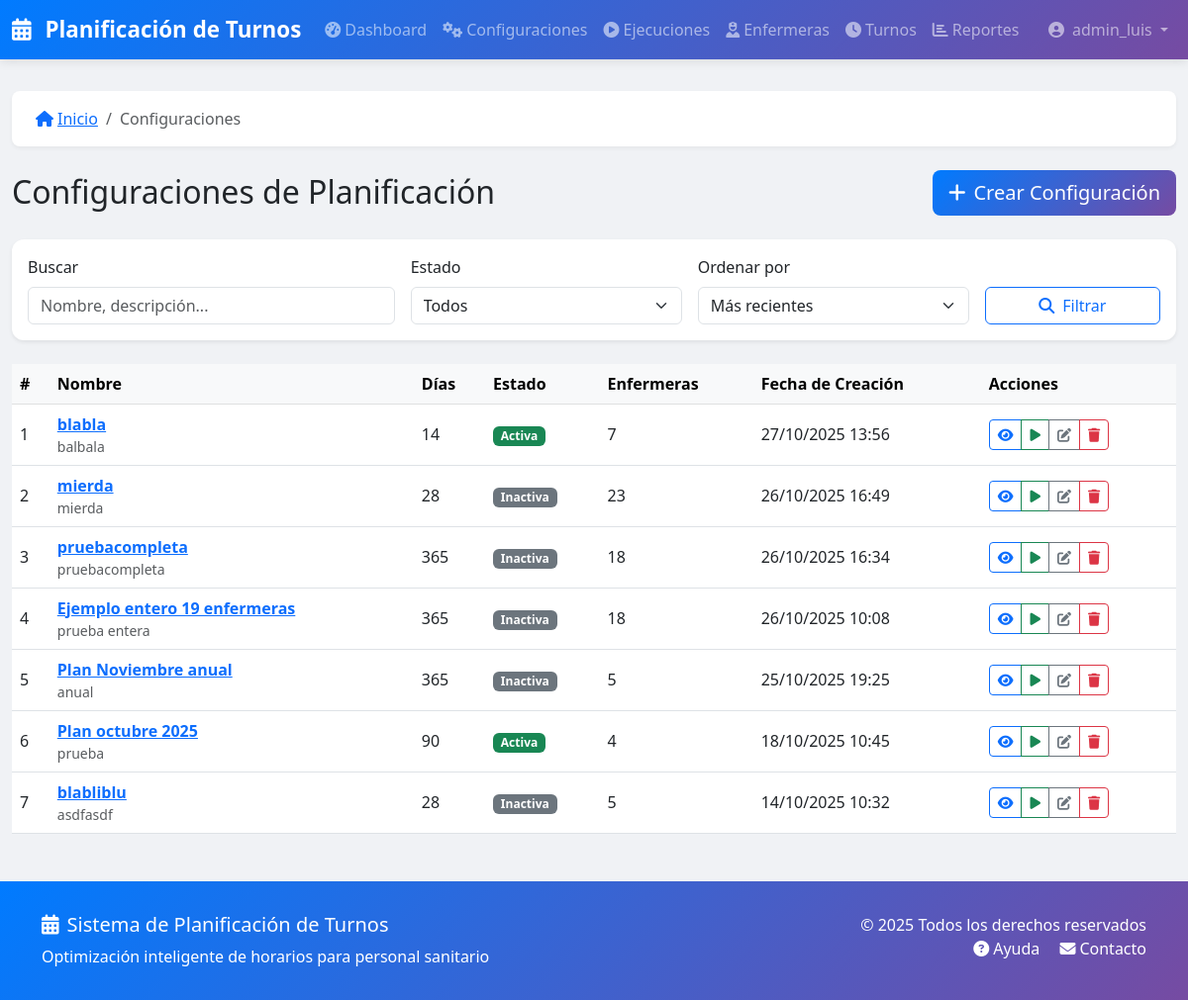
Page /configuraciones/ (signed in) on the committed database.
### turnos/models.py (models this page shows, shortened)
class ConfiguracionPlanificacion(models.Model):
    workspace = models.ForeignKey(
        Workspace,
        on_delete=models.CASCADE,
        related_name='configuraciones',
        null=True,
        blank=True
    )
    nombre = models.CharField(_('Nombre'), max_length=200)
    descripcion = models.TextField(_('Descripción'), blank=True)
    activa = models.BooleanField(_('Activa'), default=True)
    num_dias = models.IntegerField(
        _('Número de días'),
        validators=[MinValueValidator(7), MaxValueValidator(365)]
    )
    fecha_inicio = models.DateField(_('Fecha de inicio'))
    enfermeras = models.ManyToManyField(Enfermera, verbose_name=_('Enfermeras'))
    turnos = models.ManyToManyField(TipoTurno, verbose_name=_('Turnos'))
    turnos_por_dia = models.ManyToManyField(TipoTurno, verbose_name=_('Turnos por día'),
                                            related_name='config_turnos_por_dia', blank=True)
    demanda_por_turno = models.JSONField(
        _('Demanda por turno'),
        default=dict,
        blank=True
    )
    restricciones_duras = models.JSONField(
        _('Restricciones duras'),
        default=list,
        blank=True,
        null=True
    )
    restricciones_blandas = models.JSONField(
        _('Restricciones blandas'),
        default=list,
        blank=True,
        null=True
    )
    patrones_turnos_json = models.JSONField(
        _('Patrones de turnos (JSON)'),
        default=list,
        blank=True,
        help_text="Patrones configurados dinámicamente desde el formulario"
    )
    patrones_turnos = models.ManyToManyField(
        PatronTurnos,
        blank=True,
        related_name='configuraciones',
        help_text="Patrones predefinidos en la base de datos (legacy)"
    )
    num_trabajadores = models.IntegerField(
        _('Número de trabajadores paralelos'),
        default=4,
        validators=[MinValueValidator(1), MaxValueValidator(8)]
    )
    tiempo_maximo_segundos = models.IntegerField(
        _('Tiempo máximo en segundos'),
        default=60,
        validators=[MinValueValidator(10), MaxValueValidator(600)]
    )
    seed = models.IntegerField(_('Semilla aleatoria'), null=True, blank=True)
    creado_por = models.ForeignKey(User, on_delete=models.SET_NULL, null=True, verbose_name=_('Creado por'))
    fecha_creacion = models.DateTimeField(_('Fecha de creación'), auto_now_add=True, editable=False)
    fecha_modificacion = models.DateTimeField(_('Fecha de modificación'), auto_now=True, editable=False)
    class Meta:
        verbose_name = _('Configuración de Planificación')
        verbose_name_plural = _('Configuraciones de Planificación')
        ordering = ['-fecha_inicio']

### turnos/views.py (the view)
# urls.py: path('configuraciones/', views.ConfiguracionListView.as_view(), name='config_lista'),
class ConfiguracionListView(LoginRequiredMixin, SearchMixin, FilterMixin, PaginationMixin, ListView):
    model = ConfiguracionPlanificacion
    template_name = 'turnos/configuration_list.html'
    context_object_name = 'configuraciones'
    paginate_by = 12
    search_fields = ['nombre', 'descripcion']
    filter_fields = {
        'estado': 'activa',
    }
    def get_queryset(self):
        queryset = super().get_queryset()
        queryset = queryset.select_related('creado_por').prefetch_related('enfermeras', 'turnos')
        estado = self.request.GET.get('estado')
        if estado == 'activa':
            queryset = queryset.filter(activa=True)
        elif estado == 'inactiva':
            queryset = queryset.filter(activa=False)
        orden = self.request.GET.get('orden', '-fecha_creacion')
        queryset = queryset.order_by(orden)
        return queryset

### turnos/mixins.py (called while the page is built)
    def get_paginate_by(self, queryset):
        per_page = self.request.GET.get('per_page')
        if per_page and per_page.isdigit():
            return min(int(per_page), 100)  # Máximo 100
        return self.paginate_by

    def get_queryset(self):
        queryset = super().get_queryset()
        search_query = self.request.GET.get(self.search_param)
        if search_query and self.search_fields:
            from django.db.models import Q
            q_objects = Q()
            for field in self.search_fields:
                q_objects |= Q(**{f'{field}__icontains': search_query})
            queryset = queryset.filter(q_objects)
        return queryset

    def get_queryset(self):
        queryset = super().get_queryset()
        for param, field in self.filter_fields.items():
            value = self.request.GET.get(param)
            if value:
                queryset = queryset.filter(**{field: value})
        return queryset

### turnos/templatetags/turnos_extras.py (called while the page is built)
@register.filter
def activo_badge(value):
    if value:
        return mark_safe('<span class="badge bg-success">Activa</span>')
    return mark_safe('<span class="badge bg-secondary">Inactiva</span>')

### turnos/templates/turnos/configuration_list.html (shortened to what this page needs)
{% extends 'base.html' %}
{% load static %}
{% load i18n %}
{% load turnos_extras %}
{% block breadcrumb_items %}
    <li class="breadcrumb-item active">{% trans "Configuraciones" %}</li>
{% endblock %}
{% block content %}
<div class="d-flex justify-content-between align-items-center mb-4">
    <h2 class="mb-0">{% trans "Configuraciones de Planificación" %}</h2>
    <a href="{% url 'turnos:config_wizard' %}" class="btn btn-primary btn-lg">
        <i class="fas fa-plus me-2"></i>{% trans "Crear Configuración" %}
    </a>
</div>
<div class="card shadow-sm mb-4">
    <div class="card-body">
        <form method="get" action="" class="row g-3 align-items-end">
            <div class="col-md-4">
                <label for="buscar" class="form-label">{% trans "Buscar" %}</label>
                <input type="text" id="buscar" name="q" class="form-control" value="{{ request.GET.q|default:'' }}" placeholder="{% trans 'Nombre, descripción...' %}">
            </div>
            <div class="col-md-3">
                <label for="filtro_estado" class="form-label">{% trans "Estado" %}</label>
                <select name="estado" id="filtro_estado" class="form-select">
                    <option value="">{% trans "Todos" %}</option>
                </select>
            </div>
            <div class="col-md-3">
                <label for="orden" class="form-label">{% trans "Ordenar por" %}</label>
                <select name="orden" id="orden" class="form-select">
                    <option value="-fecha_creacion" {% if request.GET.orden == "-fecha_creacion" %}selected{% endif %}>{% trans "Más recientes" %}</option>
                </select>
            </div>
            <div class="col-md-2 d-grid">
                <button type="submit" class="btn btn-outline-primary">
                    <i class="fas fa-search me-2"></i>{% trans "Filtrar" %}
                </button>
            </div>
        </form>
    </div>
</div>
{% if configuraciones %}
<div class="table-responsive">
    <table class="table table-hover align-middle">
        <thead class="table-light">
            <tr>
                <th>#</th>
                <th>{% trans "Nombre" %}</th>
                <th>{% trans "Días" %}</th>
                <th>{% trans "Estado" %}</th>
                <th>{% trans "Enfermeras" %}</th>
                <th>{% trans "Fecha de Creación" %}</th>
                <th>{% trans "Acciones" %}</th>
            </tr>
        </thead>
        <tbody>
            {% for config in configuraciones %}
            <tr>
                <td>{{ forloop.counter }}</td>
                <td>
                    <a href="{% url 'turnos:config_detalle' config.id %}" class="fw-bold">
                        {{ config.nombre }}
                    </a>
                    <div class="text-muted small">{{ config.descripcion|truncatechars:60 }}</div>
                </td>
                <td>{{ config.num_dias }}</td>
                <td>{{ config.activa|activo_badge }}</td>
                <td>{{ config.enfermeras.count }}</td>
                <td>{{ config.fecha_creacion|date:"d/m/Y H:i" }}</td>
                <td>
                    <div class="btn-group btn-group-sm">
                        <a href="{% url 'turnos:config_detalle' config.id %}" class="btn btn-outline-primary" title="{% trans 'Ver detalle' %}">
                            <i class="fas fa-eye"></i>
                        </a>
                        <a href="{% url 'turnos:ejecutar_planificacion' config.id %}" class="btn btn-outline-success" title="{% trans 'Ejecutar' %}">
                            <i class="fas fa-play"></i>
                        </a>
                        <a href="{% url 'turnos:config_editar' config.id %}" class="btn btn-outline-secondary" title="{% trans 'Editar' %}">
                            <i class="fas fa-edit"></i>
                        </a>
                        <a href="{% url 'turnos:config_eliminar' config.id %}" class="btn btn-outline-danger" title="{% trans 'Eliminar' %}">
                            <i class="fas fa-trash"></i>
                        </a>
                    </div>
                </td>
            </tr>
            {% endfor %}
        </tbody>
    </table>
</div>
{% endif %}
{% endblock %}

### turnos/templates/base.html (shortened to what this page needs)
{% load static %}
{% load i18n %}
<!DOCTYPE html>
<html lang="es">
<head>
    <link href="https://cdn.jsdelivr.net/npm/bootstrap@5.3.0/dist/css/bootstrap.min.css" rel="stylesheet">
    <link rel="stylesheet" href="https://cdnjs.cloudflare.com/ajax/libs/font-awesome/6.4.0/css/all.min.css">
</head>
<body>
    <nav class="navbar navbar-expand-lg navbar-dark">
        <div class="container-fluid">
            <a class="navbar-brand" href="{% url 'turnos:dashboard' %}">
                <i class="fas fa-calendar-alt me-2"></i>
                Planificación de Turnos
            </a>
            <div class="collapse navbar-collapse" id="navbarNav">
                <ul class="navbar-nav me-auto">
                    <li class="nav-item">
                        <a class="nav-link" href="{% url 'turnos:dashboard' %}">
                            <i class="fas fa-tachometer-alt me-1"></i>Dashboard
                        </a>
                    </li>
                    <li class="nav-item">
                        <a class="nav-link" href="{% url 'turnos:config_lista' %}">
                            <i class="fas fa-cogs me-1"></i>Configuraciones
                        </a>
                    </li>
                    <li class="nav-item">
                        <a class="nav-link" href="{% url 'turnos:ejecucion_lista' %}">
                            <i class="fas fa-play-circle me-1"></i>Ejecuciones
                        </a>
                    </li>
                    <li class="nav-item">
                        <a class="nav-link" href="{% url 'turnos:enfermera_lista' %}">
                            <i class="fas fa-user-nurse me-1"></i>Enfermeras
                        </a>
                    </li>
                    <li class="nav-item">
                        <a class="nav-link" href="{% url 'turnos:tipo_turno_lista' %}">
                            <i class="fas fa-clock me-1"></i>Turnos
                        </a>
                    </li>
                    <li class="nav-item">
                        <a class="nav-link" href="{% url 'turnos:reportes' %}">
                            <i class="fas fa-chart-bar me-1"></i>Reportes
                        </a>
                    </li>
                </ul>
                <ul class="navbar-nav">
                    {% if user.is_authenticated %}
                    <li class="nav-item dropdown">
                        <a class="nav-link dropdown-toggle" href="#" id="userDropdown" role="button" data-bs-toggle="dropdown">
                            <i class="fas fa-user-circle me-1"></i>
                            {{ user.get_full_name|default:user.username }}
                        </a>
                    </li>
                    {% else %}
                    <li class="nav-item">
                        <a class="nav-link" href="{% url 'accounts:login' %}">
                            <i class="fas fa-sign-in-alt me-1"></i>Iniciar Sesión
                        </a>
                    </li>
                    {% endif %}
                </ul>
            </div>
        </div>
    </nav>
    <main class="main-content">
        <div class="container-fluid">
            {% block breadcrumb %}
            <nav aria-label="breadcrumb">
                <ol class="breadcrumb">
                    <li class="breadcrumb-item">
                        <a href="{% url 'turnos:dashboard' %}">
                            <i class="fas fa-home me-1"></i>Inicio
                        </a>
                    </li>
                    {% block breadcrumb_items %}{% endblock %}
                </ol>
            </nav>
            {% endblock %}
            {% block content %}{% endblock %}
        </div>
    </main>
    <footer>
        <div class="container">
            <div class="row">
                <div class="col-md-6">
                    <h5><i class="fas fa-calendar-alt me-2"></i>Sistema de Planificación de Turnos</h5>
                    <p class="mb-0">Optimización inteligente de horarios para personal sanitario</p>
                </div>
                <div class="col-md-6 text-md-end">
                    <p class="mb-0">&copy; 2025 Todos los derechos reservados</p>
                    <p class="mb-0">
                        <a href="#" class="text-white text-decoration-none me-3">
                            <i class="fas fa-question-circle me-1"></i>Ayuda
                        </a>
                        <a href="#" class="text-white text-decoration-none">
                            <i class="fas fa-envelope me-1"></i>Contacto
                        </a>
                    </p>
                </div>
            </div>
        </div>
    </footer>
    <link rel="stylesheet" href="{% static 'css/custom.css' %}">
</body>
</html>

### turnos/templates/base.html (style rules this page uses)
:root { --primary-color: #667eea; --secondary-color: #764ba2; --success-color: #28a745; --danger-color: #dc3545; --warning-color: #ffc107; --info-color: #17a2b8; --dark-color: #343a40; --light-color: #f8f9fa; }
body { font-family: 'Segoe UI', Tahoma, Geneva, Verdana, sans-serif; background-color: #f0f2f5; min-height: 100vh; display: flex; flex-direction: column; }
.navbar { background: linear-gradient(135deg, var(--primary-color), var(--secondary-color)); box-shadow: 0 2px 10px rgba(0,0,0,0.1); }
.navbar-brand { font-weight: 700; font-size: 1.4rem; }
.main-content { flex: 1; padding: 2rem 0; }
.breadcrumb { background: white; padding: 1rem 1.5rem; border-radius: 8px; box-shadow: 0 2px 4px rgba(0,0,0,0.05); margin-bottom: 1.5rem; }
.card { border: none; border-radius: 12px; box-shadow: 0 2px 8px rgba(0,0,0,0.08); transition: all 0.3s ease; }
.btn-primary { background: linear-gradient(135deg, var(--primary-color), var(--secondary-color)); border: none; transition: all 0.3s ease; }
footer { background: linear-gradient(135deg, var(--primary-color), var(--secondary-color)); color: white; padding: 2rem 0; margin-top: auto; }
.table { background: white; }

### rows in the picture
ConfiguracionPlanificacion: nombre "blabla", descripcion "balbala", num_dias "14", activa|activo_badge "Activa", enfermeras.count "7", fecha_creacion "27/10/2025 13:56"
ConfiguracionPlanificacion: nombre "mierda", descripcion "mierda", num_dias "28", activa|activo_badge "Inactiva", enfermeras.count "23", fecha_creacion "26/10/2025 16:49"
ConfiguracionPlanificacion: nombre "pruebacompleta", descripcion "pruebacompleta", num_dias "365", activa|activo_badge "Inactiva", enfermeras.count "18", fecha_creacion "26/10/2025 16:34"
ConfiguracionPlanificacion: nombre "Ejemplo entero 19 enfermeras", descripcion "prueba entera", num_dias "365", activa|activo_badge "Inactiva", enfermeras.count "18", fecha_creacion "26/10/2025 10:08"
ConfiguracionPlanificacion: nombre "Plan Noviembre anual", descripcion "anual", num_dias "365", activa|activo_badge "Inactiva", enfermeras.count "5", fecha_creacion "25/10/2025 19:25"
ConfiguracionPlanificacion: nombre "Plan octubre 2025", descripcion "prueba", num_dias "90", activa|activo_badge "Activa", enfermeras.count "4", fecha_creacion "18/10/2025 10:45"
ConfiguracionPlanificacion: nombre "blabliblu", descripcion "asdfasdf", num_dias "28", activa|activo_badge "Inactiva", enfermeras.count "5", fecha_creacion "14/10/2025 10:32"

### other values in the picture
{{ user.get_full_name|default:user.username }} "admin_luis"
